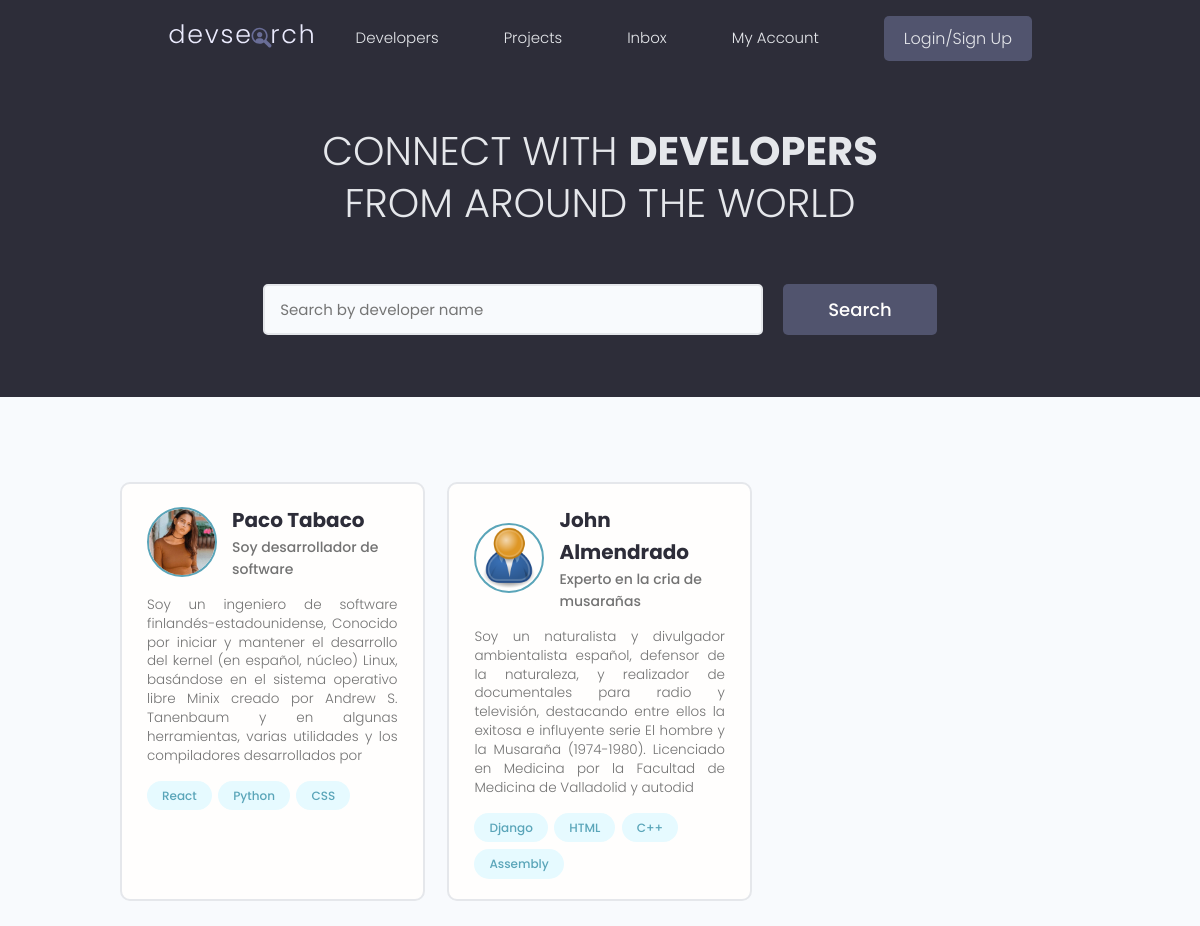
The app's page /, older data.
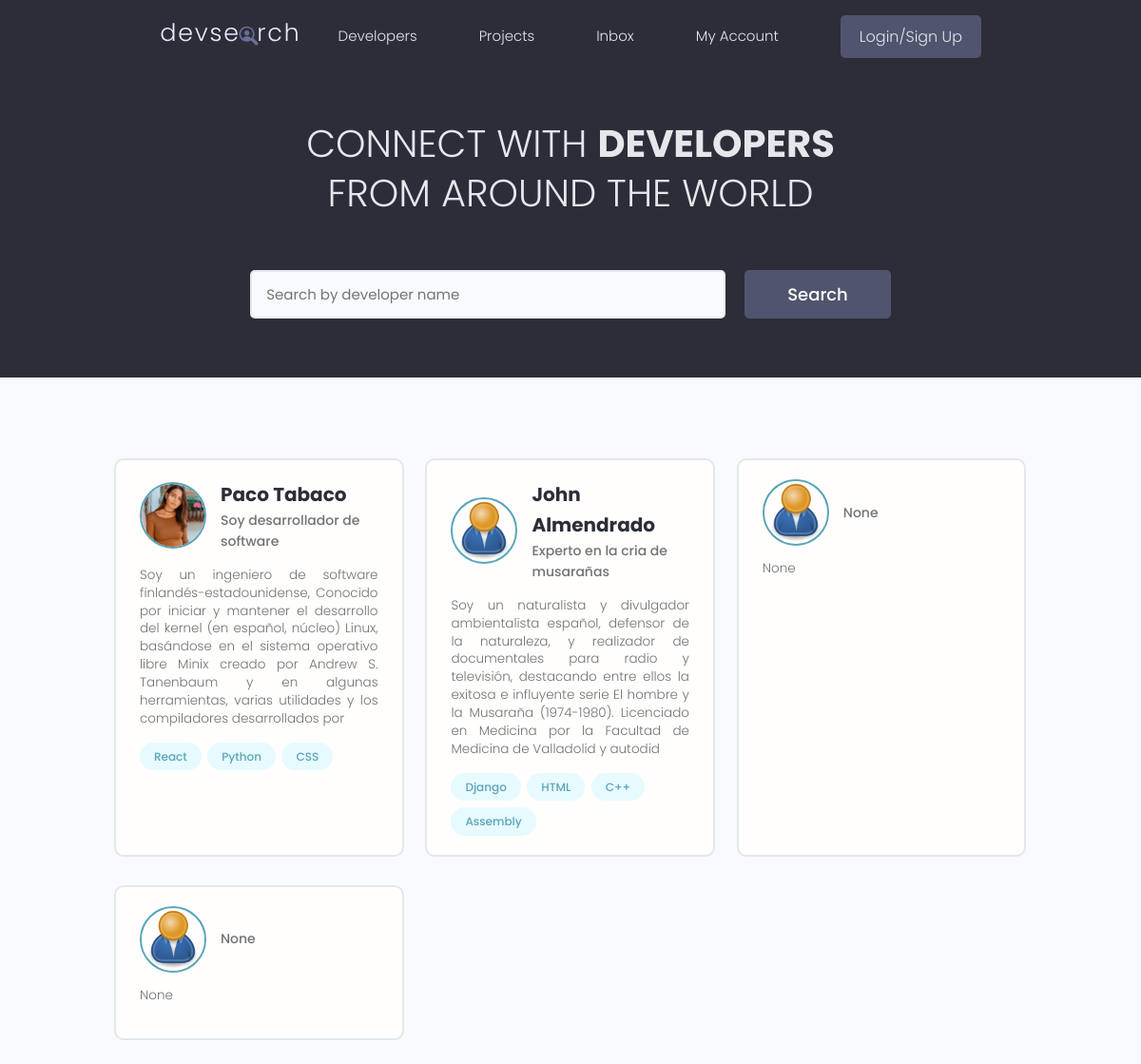
The same page, newer data.
### users/models.py (models this page shows, shortened)
class Profile(models.Model):
    user = models.OneToOneField(User, on_delete=models.CASCADE, null=True, blank=True)
    name = models.CharField(max_length=200, null=True, blank=True)
    email = models.EmailField(max_length=200, null=True, blank=True)
    username = models.CharField(max_length=200, null=True, blank=True)
    location = models.CharField(max_length=200, null=True, blank=True)
    short_intro = models.CharField(max_length=200, null=True, blank=True)
    bio = models.TextField(null=True, blank=True)
    profile_image = models.ImageField(null=True, blank=True, upload_to="profiles/", default="profiles/user-default.png")
    social_github = models.CharField(max_length=200, null=True, blank=True)
    social_twitter = models.CharField(max_length=200, null=True, blank=True)
    social_linkedin = models.CharField(max_length=200, null=True, blank=True)
    social_youtube = models.CharField(max_length=200, null=True, blank=True)
    social_website = models.CharField(max_length=200, null=True, blank=True)
    created = models.DateTimeField(auto_now_add=True)
    id = models.UUIDField(default=uuid.uuid4, unique=True, primary_key=True, editable=False)

class Skill(models.Model):
    owner = models.ForeignKey(Profile, on_delete=models.CASCADE, null=True, blank=True)
    name = models.CharField(max_length=150, null=True, blank=True)
    description = models.TextField(null=True, blank=True)
    created = models.DateTimeField(auto_now_add=True)

### users/views.py (the view)
# urls.py: path("", views.profiles, name="profiles"),
def profiles(request):
    profiles = models.Profile.objects.all()
    context = {
        "profiles": profiles,
    }
    return render(request, "users/profiles.html", context )

### users/templates/users/profiles.html (shortened to what this page needs)
{% extends "base.html" %}
{% block content %}
  <main class="home">
    <section class="hero-section text-center">
      <div class="container container--narrow">
        <div class="hero-section__box">
          <h2>CONNECT WITH <span>DEVELOPERS</span></h2>
          <h2>FROM AROUND THE WORLD</h2>
        </div>
        <div class="hero-section__search">
          <form class="form" action="#" method="get">
            <div class="form__field">
              <input class="input input--text" id="formInput#search" type="text" name="text"
                placeholder="Search by developer name" />
            </div>
            <input class="btn btn--sub btn--lg" type="submit" value="Search" />
          </form>
        </div>
      </div>
    </section>
    <section class="devlist">
      <div class="container">
        <div class="grid grid--three">
          {% for profile in profiles %}
          <div class="column card">
            <div class="dev">
              <a href="{% url 'profile' profile.id %}" class="card__body">
                <div class="dev__profile">
                  <img class="avatar avatar--md" src="{{profile.profile_image.url}}" alt="image" />
                  <div class="dev__meta">
                    <h3>{{profile.name}}</h3>
                    <h5>{{profile.short_intro|slice:"60"}}</h5>
                  </div>
                </div>
                <p class="dev__info">
                  {{profile.bio|slice:"300" }}
                </p>
                <div class="dev__skills">
                  {% for skill in profile.skill_set.all|slice:"5" %}
                    <span class="tag tag--pill tag--main">
                      <small>{{skill.name}}</small>
                    </span>
                  {% endfor %}
                </div>
              </a>
            </div>
          </div>
          {% endfor %}
        </div>
      </div>
    </section>
  </main>
{% endblock content %}

Row changes from the older to the newer data that the page shows:
added Profile: profile_image (placeholder picture), short_intro "None", bio "None"
added Profile: profile_image (placeholder picture), short_intro "None", bio "None"
